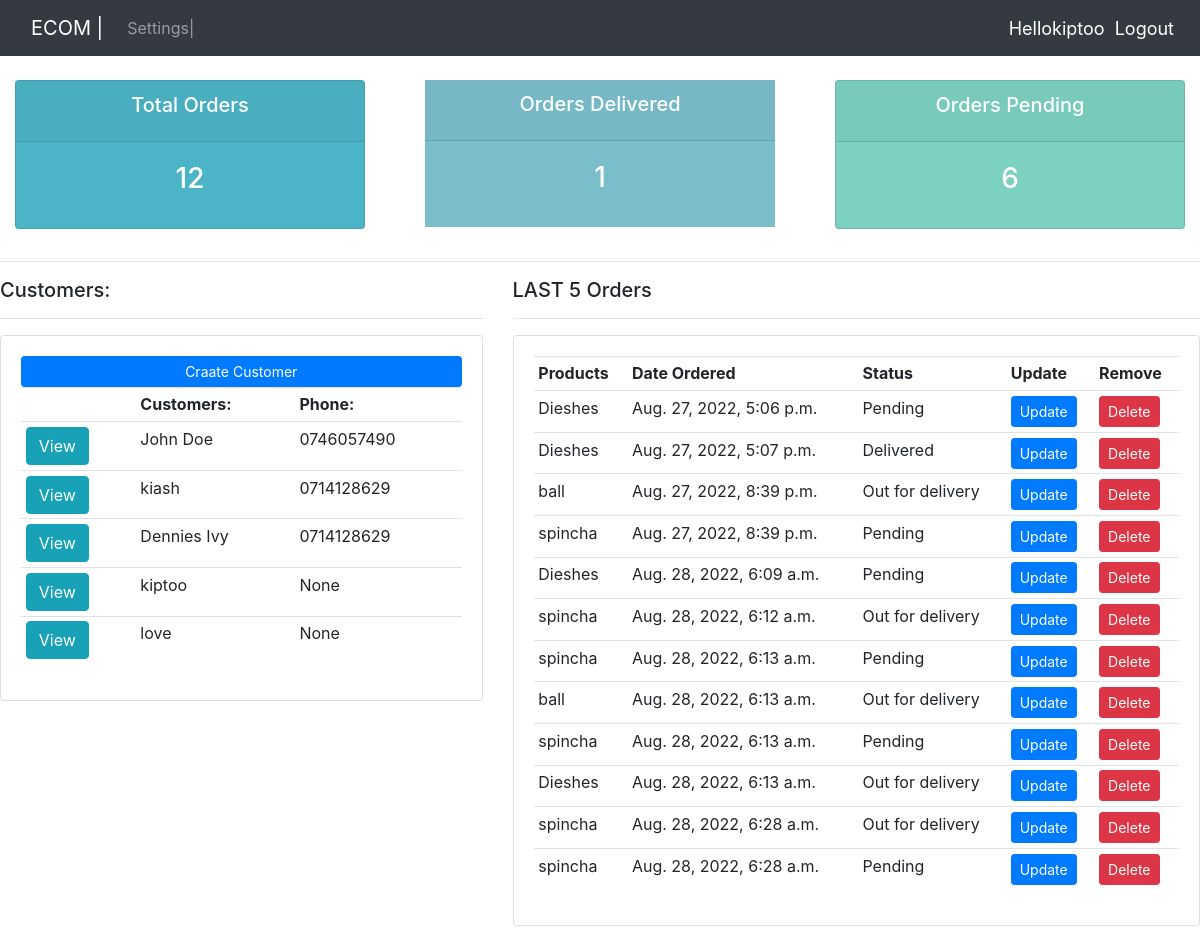
The page / (signed in) on the database its author committed.
### crm/models.py (models this page shows, shortened)
class Customers(models.Model):
    user=models.OneToOneField(User,on_delete=models.CASCADE,null=True,blank=True)
    name = models.CharField(max_length=200,blank=True,null=True)
    profile_pic = models.ImageField(default='kiash.jpg',null=True,blank=True)
    email = models.CharField(max_length=200,blank=True,null=True)
    phone = models.CharField(max_length=200,blank=True,null=True)
    date_created = models.DateTimeField(auto_now_add=True)

class Order(models.Model):
    STATUS = (
        ('Pending','Pending'),
        ('Out for delivery','Out for delivery'),
        ('Delivered','Delivered'),
    )
    customer=models.ForeignKey(Customers,null=True,on_delete=models.SET_NULL)
    product=models.ForeignKey(Products,null=True,on_delete=models.SET_NULL)
    date_created = models.DateTimeField(auto_now_add=True)
    status=models.CharField(max_length=200,blank=True,null=True,choices=STATUS)
    note=models.CharField(max_length=1000,blank=True,null=True)

class Products(models.Model):
    CATEGORY = (
        ('Indoor','Indoor'),
        ('Out Door','Out Door'),
    )
    name=models.CharField(max_length=200,blank=True,null=True)
    price=models.FloatField(blank=True,null=True)
    category=models.CharField(max_length=200,blank=True,null=True,choices=CATEGORY)
    description=models.CharField(max_length=200,blank=True,null=True)
    date_created = models.DateTimeField(auto_now_add=True)
    tag=models.ManyToManyField(Tag)
    def __str__(self):
        return self.name

### crm/views.py (the view)
# urls.py: path('',home,name='home'),
@login_required(login_url='crm:login')
def home(request):
    orders = Order.objects.all()
    customers = Customers.objects.all()
    total_customers = customers.count()
    total_orders = orders.count()
    delivered = orders.filter(status='Delivered').count()
    pending = orders.filter(status='Pending').count()
    context = {
        'orders':orders,
        'customers':customers,
        'total_orders':total_orders,
        'delivered':delivered,
         'pending':pending
    }
    return render(request, 'dashbord.html',context)

### frontend/templates/dashbord.html
{% extends 'base.html' %}
{% load static %}
{% block content %}
{% include  'status.html' %}
<hr>
<div class="row">
    <div class="col-md-5">
        <h5>Customers:</h5>
        <hr>
        <div class="card card-body">
            <a href="" class="btn btn-primary btn-sm btn-block">Craate Customer</a>
            <table class="table table-sm">
                <tr>
                    <th></th>
                    <th>Customers:</th>
                    <th>Phone:</th>
                </tr>
                {% for customer in customers %}
                <tr>
                    <td><a class="btn btn-info" href="{% url 'crm:customers' customer.id %}">View</a></td>
                    <td>{{ customer.name }}</td>
                    <td>{{ customer.phone }}</td>
                </tr>
                {% endfor %}
            </table>
        </div>
    </div>
    <div class="col-md-7">
        <h5>LAST 5 Orders</h5>
        <hr>
        <div class="card card-body">
            <table class="table table-sm">
                <tr>
                    <th>Products</th>
                    <th>Date Ordered</th>
                    <th>Status</th>
                    <th>Update</th>
                    <th>Remove</th>
                </tr>
                 {% for order in orders %}
                <tr>
                    <td>{{ order.product }}</td>
                    <td>{{ order.date_created }}</td>
                    <td>{{ order.status }}</td>
                    <td><a href="{% url 'crm:update_order' order.id  %}" class="btn btn-primary btn-sm">Update</a></td>
                    <td><a href="{% url 'crm:delete_order' order.id %}" class="btn btn-danger btn-sm">Delete</a></td>
                </tr>
                {% endfor %}
            </table>
        </div>
    </div>
</div>
{% endblock %}

### frontend/templates/navbar.html (shortened to what this page needs)
<nav class="navbar navbar-expand-lg navbar-dark bg-dark">
    <div class="container-fluid">
      <a class="navbar-brand" href="#">ECOM |</a>
      <div class="collapse navbar-collapse" id="navbarNav">
        <ul class="navbar-nav">
          {% if request.user.is_staff %}
          <li class="nav-item">
            <a class="nav-link active" aria-current="page" href="{% url 'crm:home' %}">Dashbord |</a>
          </li>
          <li class="nav-item">
            <a class="nav-link" href="{% url 'crm:products' %}">Products |</a>
          </li>
          {% else %}
          <li class="nav-item">
            <a class="nav-link" href="{% url 'crm:account' %}">Settings|</a>
          </li>
          {% endif %}
        </ul>
      </div>
    </div>
    <span class="msg">Hello{{request.user}} </span>
    <span><a class="msg" href="{% url 'crm:logout' %}">Logout</a></span>
  </nav>

### frontend/static/css/main.css (style rules this page uses)
body { background-color: #ebeff5; }

### frontend/templates/navbar.html (style rules this page uses)
.msg { font-size: 18px; color: #fff; margin-right: 10px; }

### rows shown on the page
Customers: name "John Doe", phone "0746057490"
Customers: name "kiash", phone "0714128629"
Customers: name "Dennies Ivy", phone "0714128629"
Customers: name "kiptoo", phone "None"
Customers: name "love", phone "None"
Order: product "Dieshes", date_created "Aug. 27, 2022, 5:06 p.m.", status "Pending"
Order: product "Dieshes", date_created "Aug. 27, 2022, 5:07 p.m.", status "Delivered"
Order: product "ball", date_created "Aug. 27, 2022, 8:39 p.m.", status "Out for delivery"
Order: product "spincha", date_created "Aug. 27, 2022, 8:39 p.m.", status "Pending"
Order: product "Dieshes", date_created "Aug. 28, 2022, 6:09 a.m.", status "Pending"
Order: product "spincha", date_created "Aug. 28, 2022, 6:12 a.m.", status "Out for delivery"
Order: product "spincha", date_created "Aug. 28, 2022, 6:13 a.m.", status "Pending"
Order: product "ball", date_created "Aug. 28, 2022, 6:13 a.m.", status "Out for delivery"
Order: product "spincha", date_created "Aug. 28, 2022, 6:13 a.m.", status "Pending"
Order: product "Dieshes", date_created "Aug. 28, 2022, 6:13 a.m.", status "Out for delivery"
Order: product "spincha", date_created "Aug. 28, 2022, 6:28 a.m.", status "Out for delivery"
Order: product "spincha", date_created "Aug. 28, 2022, 6:28 a.m.", status "Pending"

### other values the page prints
{{ request.user }} "kiptoo"
{{ total_orders }} "12"
{{ delivered }} "1"
{{ pending }} "6"
